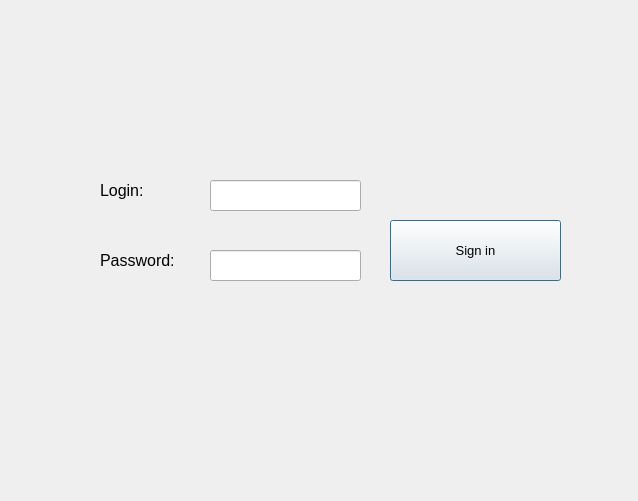
<?xml version="1.0" encoding="UTF-8"?>
<ui version="4.0">
 <class>Dialog</class>
 <widget class="QDialog" name="Dialog">
  <property name="geometry">
   <rect>
    <x>0</x>
    <y>0</y>
    <width>638</width>
    <height>501</height>
   </rect>
  </property>
  <property name="windowTitle">
   <string>Dialog</string>
  </property>
  <widget class="QLabel" name="labelLogin">
   <property name="enabled">
    <bool>true</bool>
   </property>
   <property name="geometry">
    <rect>
     <x>100</x>
     <y>170</y>
     <width>111</width>
     <height>41</height>
    </rect>
   </property>
   <property name="font">
    <font>
     <pointsize>12</pointsize>
    </font>
   </property>
   <property name="text">
    <string>Login:</string>
   </property>
  </widget>
  <widget class="QLabel" name="labelPassword">
   <property name="enabled">
    <bool>true</bool>
   </property>
   <property name="geometry">
    <rect>
     <x>100</x>
     <y>240</y>
     <width>101</width>
     <height>41</height>
    </rect>
   </property>
   <property name="font">
    <font>
     <pointsize>12</pointsize>
    </font>
   </property>
   <property name="text">
    <string>Password:</string>
   </property>
  </widget>
  <widget class="QLineEdit" name="lineEditLogin">
   <property name="geometry">
    <rect>
     <x>210</x>
     <y>180</y>
     <width>151</width>
     <height>31</height>
    </rect>
   </property>
  </widget>
  <widget class="QLineEdit" name="lineEditPassword">
   <property name="geometry">
    <rect>
     <x>210</x>
     <y>250</y>
     <width>151</width>
     <height>31</height>
    </rect>
   </property>
   <property name="frame">
    <bool>true</bool>
   </property>
  </widget>
  <widget class="QPushButton" name="pushButton">
   <property name="geometry">
    <rect>
     <x>390</x>
     <y>220</y>
     <width>171</width>
     <height>61</height>
    </rect>
   </property>
   <property name="font">
    <font>
     <pointsize>10</pointsize>
    </font>
   </property>
   <property name="text">
    <string>Sign in</string>
   </property>
  </widget>
 </widget>
 <resources/>
 <connections/>
</ui>
